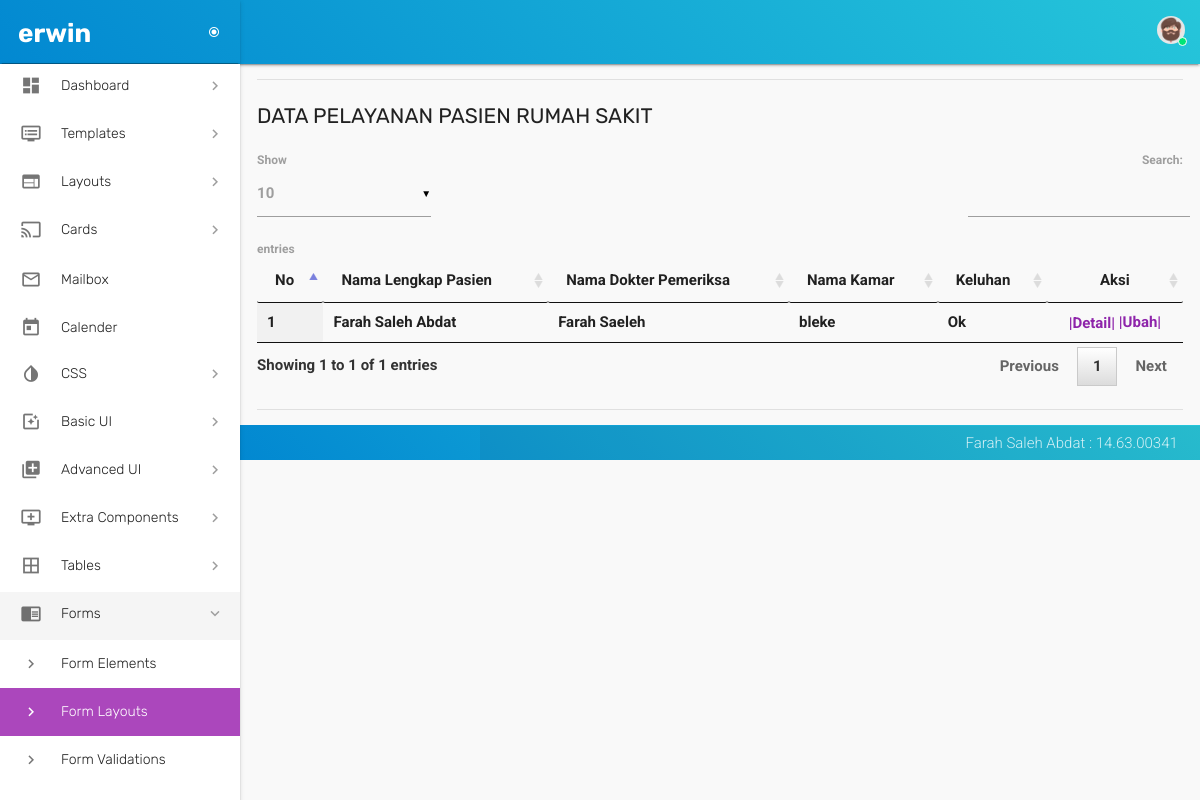
The page /pelayanan_data.php (signed in) on the database as committed earlier.
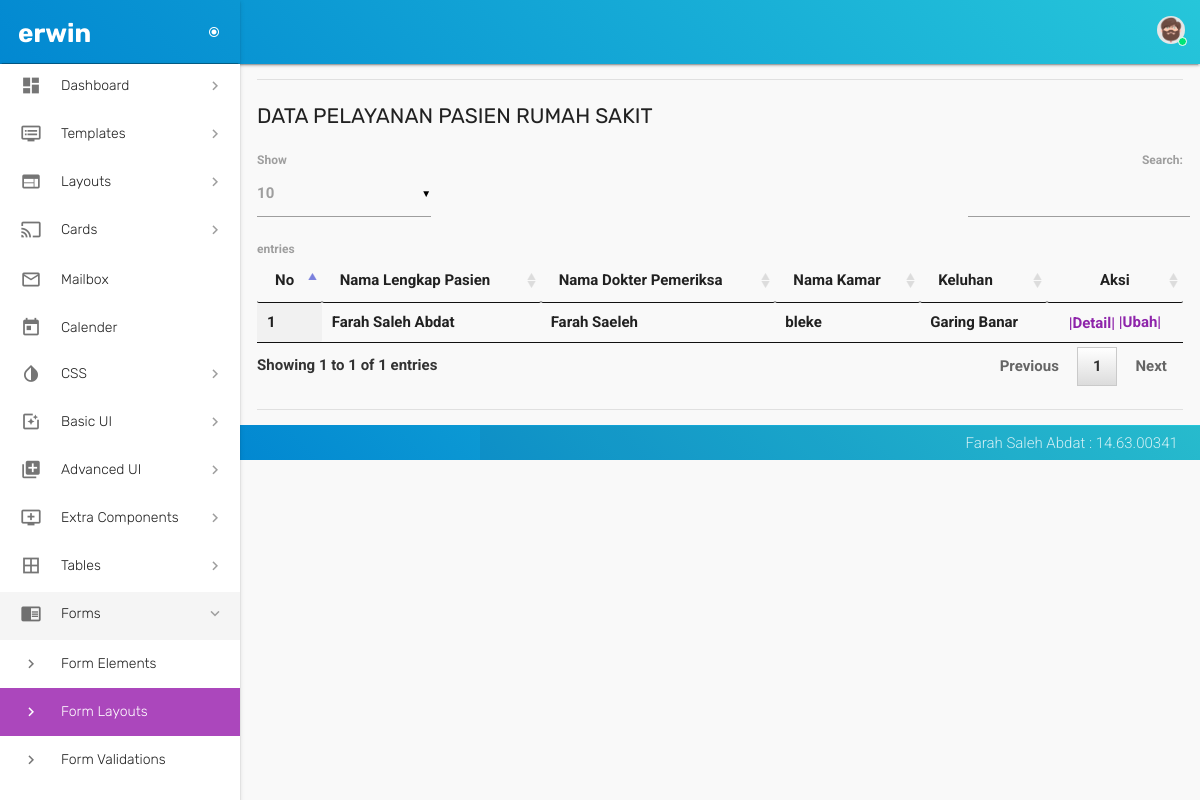
The same page on the database as committed later.
### tables this page shows
CREATE TABLE `pelayanan` (
  `id_pelayanan` int(21) NOT NULL,
  `id_pasien` int(21) NOT NULL,
  `id_pegawai` int(21) NOT NULL,
  `id_kamar` int(21) NOT NULL,
  `keluhan` varchar(30) NOT NULL,
  `diagnosa` varchar(30) DEFAULT NULL,
  `tgl_masuk` date NOT NULL,
  `tgl_keluar` date DEFAULT NULL,
  `keterangan` text NOT NULL
);

CREATE TABLE `pasien` (
  `id_pasien` int(21) NOT NULL,
  `no_registerasi` varchar(30) NOT NULL,
  `nama_lengkap` varchar(30) NOT NULL,
  `nama_ibu_kandung` varchar(30) NOT NULL,
  `tempat_lahir` varchar(30) NOT NULL,
  `tgl_lahir` date NOT NULL,
  `jenis_kelamin` enum('Laki-laki','Perempuan') NOT NULL,
  `agama` enum('Islam','Kristen','Budha','Hindu','Protestan') NOT NULL,
  `no_telepon` varchar(21) NOT NULL,
  `no_telepon_lain` varchar(21) NOT NULL,
  `pekerjaan` varchar(31) NOT NULL,
  `alamat_jln` text NOT NULL,
  `kabupaten_kota` varchar(30) NOT NULL,
  `kecamatan` varchar(30) DEFAULT NULL,
  `desa` varchar(30) DEFAULT NULL,
  `rt_rw` varchar(21) NOT NULL,
  `status` enum('Baru','Keluar') NOT NULL DEFAULT 'Baru'
);

CREATE TABLE `pegawai` (
  `id_pegawai` int(21) NOT NULL,
  `nip` varchar(21) NOT NULL,
  `nama_pegawai` varchar(30) NOT NULL,
  `jabatan_pegawai` varchar(30) NOT NULL,
  `status` enum('On','Off') NOT NULL DEFAULT 'On',
  `jenis_pegawai` enum('Permanen','Kontrak','Outsourcing') NOT NULL,
  `nama_pt` varchar(100) DEFAULT NULL,
  `tgl_lahir` date NOT NULL,
  `tgl_masuk_kerja` date NOT NULL,
  `tgl_keluar_kerja` date DEFAULT NULL,
  `jenis_kelamin` enum('Laki-laki','Perempuan') NOT NULL,
  `agama` enum('Islam','Kristen','Hindu','Budha','Protestan') NOT NULL,
  `pendidikan_akhir` varchar(30) NOT NULL,
  `no_telepon` varchar(21) NOT NULL,
  `no_telepon_rumah` varchar(21) NOT NULL,
  `kabupaten_kota` varchar(30) NOT NULL,
  `kecamatan` varchar(30) DEFAULT NULL,
  `desa` varchar(30) DEFAULT NULL,
  `rt_rw` varchar(30) DEFAULT NULL,
  `alamat_jln` varchar(30) NOT NULL,
  `jumlah` int(21) NOT NULL DEFAULT '0'
);

CREATE TABLE `kamar` (
  `id_kamar` int(21) NOT NULL,
  `no_kamar` varchar(30) NOT NULL,
  `nama_kamar` varchar(30) NOT NULL,
  `kelas` varchar(30) NOT NULL,
  `jumlah_tt` varchar(30) NOT NULL,
  `lokasi` varchar(30) NOT NULL,
  `status` enum('On','Off') DEFAULT 'On',
  `keterangan` text NOT NULL
);

### pelayanan_data.php (the view, shortened to what this page needs)
<?php
 if (empty($_SESSION['username'])) {
 header("location:login_form.php");
 }
 else {
 ?>
<!DOCTYPE html>
<html lang="en">
  <head>
    <link href="assets/css/materialize.css" type="text/css" rel="stylesheet">
    <link href="assets/css/style.css" type="text/css" rel="stylesheet">
    <link href="assets/css/custom.css" type="text/css" rel="stylesheet">
    <link href="assets/css/perfect-scrollbar.css" type="text/css" rel="stylesheet">
    <link href="assets/css/jquery-jvectormap.css" type="text/css" rel="stylesheet">
    <link href="assets/css/jquery.dataTables.min.css" type="text/css" rel="stylesheet">
  </head>
  <body>
  <?php include 'config/header.php'; ?>
  <?php include 'config/menu.php'; ?>
        <section id="content">
          <div class="container">
            <div class="section">
              <div class="divider"></div>
              <div id="table-datatables">
                <h4 class="header">Data Pelayanan Pasien Rumah Sakit</h4>
                <div class="row">
                  <div class="col s12">
                    <table id="data-table-simple" class="responsive-table display" cellspacing="0">
                        <thead>
                        <tr>
                        <th> No </th>
                        <th> Nama Lengkap Pasien </th>
                        <th> Nama Dokter Pemeriksa </th>
                        <th> Nama Kamar </th>
                        <th> Keluhan </th>
                        <th style="width:100px;text-align: center;"> Aksi </th>
                        </tr>
                        </thead>
                       <tbody>
                        <?php
                        include 'config/koneksiDB.php';
                        $query = "SELECT pasien.nama_lengkap,
                                         pegawai.nama_pegawai,
                                         kamar.nama_kamar,
                                         pelayanan.id_pelayanan,
                                         pelayanan.keluhan,
                                         pelayanan.diagnosa,
                                         pelayanan.tgl_masuk,
                                         pelayanan.tgl_keluar,
                                         pelayanan.keterangan
                                         FROM pelayanan
                                         LEFT JOIN pasien
                                         ON pasien.id_pasien = pelayanan.id_pasien
                                         LEFT JOIN pegawai
                                         ON pegawai.id_pegawai = pelayanan.id_pegawai
                                         LEFT JOIN kamar
                                         ON Kamar.id_kamar = pelayanan.id_kamar";
                        $result=mysqli_query($koneksi, $query) or die(mysqli_error());
                        $no=1;
                        while ($data = mysqli_fetch_array($result, MYSQLI_BOTH)){
                        ?>
                        <tr>
                        <td><?php echo $no++; ?></td>
                        <td><?php echo $data['nama_lengkap']; ?></td>
                        <td><?php echo $data['nama_pegawai']; ?></td>
                        <td><?php echo $data['nama_kamar']; ?></td>
                        <td><?php echo $data['keluhan']; ?></td>
                        <td style="width:100px;text-align: center;">
                        <a class='waves-effect waves-light modal-trigger' href='#modal2<?php echo $data['id_pelayanan']; ?>'>|Detail|</a>
                        <?php echo "
                        <a href='pelayanan_form_ubah.php?id_pelayanan=$data[id_pelayanan]'>|Ubah|</a>";
                        ?>
                        </td>
                        </tr>
                        <?php
                        }
                        ?>
                   </tbody>
                    </table>
                  </div>
                </div>
              </div>
            <br>
          <div class="divider"></div>
        </div>
      </div>
    </section>
    <?php include 'config/footer.php'; ?>
  </body>
</html>
<?php } ?>

### config/header.php (shortened to what this page needs)
<header id="header" class="page-topbar">
      <div class="navbar-fixed">
        <nav class="navbar-color gradient-45deg-light-blue-cyan">
          <div class="nav-wrapper">
            <ul class="right hide-on-med-and-down">
            <li>
                <a href="javascript:void(0);" class="waves-effect waves-block waves-light profile-button" data-activates="profile-dropdown">
                  <span class="avatar-status avatar-online">
                    <img src="assets/images/avatar/avatar-7.png" alt="avatar">
                    <i></i>
                  </span>
                </a>
              </li>
            </ul>
          </div>
        </nav>
      </div>
    </header>

### config/menu.php (shortened to what this page needs)
<div id="main">
  <div class="wrapper">
    <aside id="left-sidebar-nav" class="gradient-45deg-light-blue-cyan">
      <div class="brand-sidebar">
        <h1 class="logo-wrapper">
          <a href="index.html" class="brand-logo darken-1">
            <span class="logo-text hide-on-med-and-down"><b><?php echo $_SESSION['username'] ?></span>
          </a>
          <a href="#" class="navbar-toggler">
            <i class="material-icons">radio_button_checked</i>
          </a>
        </h1>
      </div>
      <ul id="slide-out" class="side-nav fixed leftside-navigation">
        <li class="no-padding">
          <ul class="collapsible" data-collapsible="accordion">
            <li class="bold">
              <a class="collapsible-header waves-effect waves-cyan">
                <i class="material-icons">dashboard</i>
                <span class="nav-text">Dashboard</span>
              </a>
            </li>
            <li class="bold">
              <a class="collapsible-header waves-effect waves-cyan">
                <i class="material-icons">dvr</i>
                <span class="nav-text">Templates</span>
              </a>
            </li>
            <li class="bold">
              <a class="collapsible-header waves-effect waves-cyan">
                <i class="material-icons">web</i>
                <span class="nav-text">Layouts</span>
              </a>
            </li>
            <li class="bold">
              <a class="collapsible-header waves-effect waves-cyan">
                <i class="material-icons">cast</i>
                <span class="nav-text">Cards</span>
              </a>
            </li>
            <li class="bold">
              <a href="app-email.html" class="waves-effect waves-cyan">
                <i class="material-icons">mail_outline</i>
                <span class="nav-text">Mailbox</span>
              </a>
            </li>
            <li class="bold">
              <a href="app-calendar.html" class="waves-effect waves-cyan">
                <i class="material-icons">today</i>
                <span class="nav-text">Calender</span>
              </a>
            </li>
            <li class="bold">
              <a class="collapsible-header waves-effect waves-cyan">
                <i class="material-icons">invert_colors</i>
                <span class="nav-text">CSS</span>
              </a>
            </li>
            <li class="bold">
              <a class="collapsible-header  waves-effect waves-cyan">
                <i class="material-icons">photo_filter</i>
                <span class="nav-text">Basic UI</span>
              </a>
            </li>
            <li class="bold">
              <a class="collapsible-header waves-effect waves-cyan">
                <i class="material-icons">library_add</i>
                <span class="nav-text">Advanced UI</span>
              </a>
            </li>
            <li class="bold">
              <a class="collapsible-header waves-effect waves-cyan">
                <i class="material-icons">add_to_queue</i>
                <span class="nav-text">Extra Components</span>
              </a>
            </li>
            <li class="bold">
              <a class="collapsible-header  waves-effect waves-cyan">
                <i class="material-icons">border_all</i>
                <span class="nav-text">Tables</span>
              </a>
            </li>
            <li class="bold">
              <a class="collapsible-header  waves-effect waves-cyan active">
                <i class="material-icons">chrome_reader_mode</i>
                <span class="nav-text">Forms</span>
              </a>
              <div class="collapsible-body">
                <ul>
                  <li>
                    <a href="form-elements.html">
                      <i class="material-icons">keyboard_arrow_right</i>
                      <span>Form Elements</span>
                    </a>
                  </li>
                  <li class="active">
                    <a href="form-layouts.html">
                      <i class="material-icons">keyboard_arrow_right</i>
                      <span>Form Layouts</span>
                    </a>
                  </li>
                  <li>
                    <a href="form-validation.html">
                      <i class="material-icons">keyboard_arrow_right</i>
                      <span>Form Validations</span>
                    </a>
                  </li>
                  <li>
                    <a href="form-masks.html">
                      <i class="material-icons">keyboard_arrow_right</i>
                    </a>
                  </li>
                </ul>
              </div>
            </li>
          </ul>
        </li>
      </ul>
    </aside>

### config/footer.php
<footer class="page-footer gradient-45deg-light-blue-cyan">
      <div class="footer-copyright">
        <div class="container">
          <span class="right hide-on-small-only"> Farah Saleh Abdat : 14.63.00341</span>
        </div>
      </div>
    </footer>

Rows that differ between the two databases and show on the page:
changed pelayanan "Farah Saleh Abdat": keluhan "Ok" → "Garing Banar"
